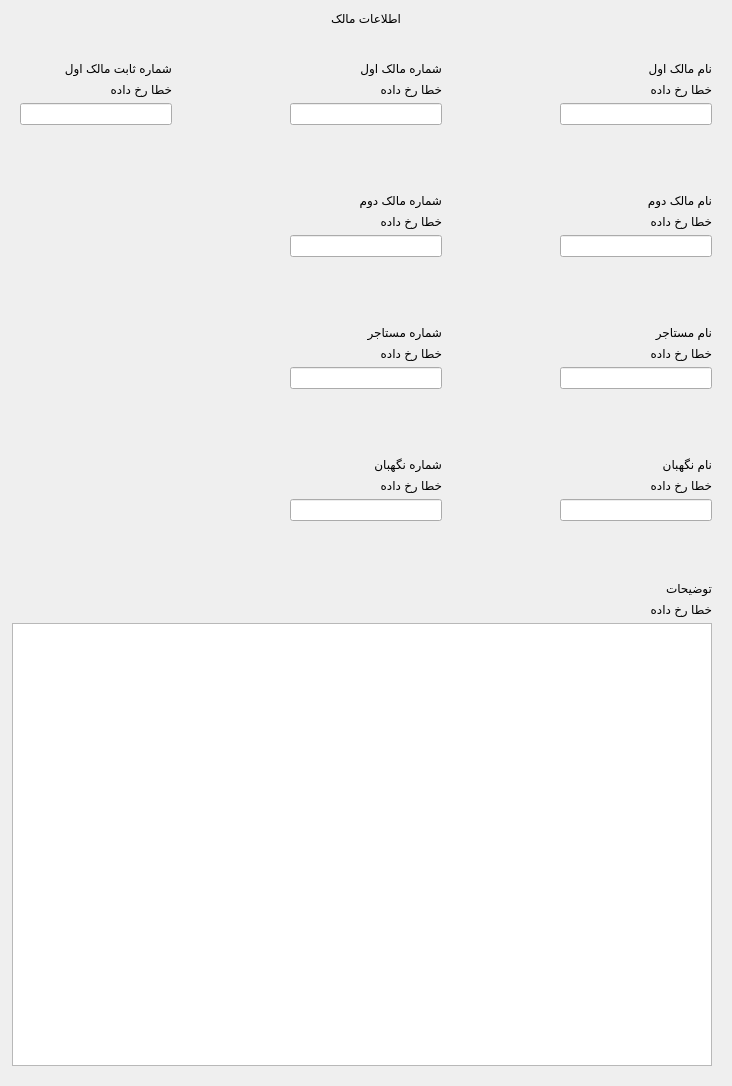
              <widget class="QWidget" name="scrollAreaWidgetContents_3">
               <property name="geometry">
                <rect>
                 <x>0</x>
                 <y>0</y>
                 <width>732</width>
                 <height>1086</height>
                </rect>
               </property>
               <layout class="QVBoxLayout" name="verticalLayout_20">
                <item alignment="Qt::AlignHCenter">
                 <widget class="QLabel" name="label_49">
                  <property name="maximumSize">
                   <size>
                    <width>16777215</width>
                    <height>40</height>
                   </size>
                  </property>
                  <property name="text">
                   <string>اطلاعات مالک</string>
                  </property>
                 </widget>
                </item>
                <item>
                 <layout class="QGridLayout" name="gridLayout_2">
                  <property name="topMargin">
                   <number>20</number>
                  </property>
                  <property name="bottomMargin">
                   <number>20</number>
                  </property>
                  <property name="horizontalSpacing">
                   <number>100</number>
                  </property>
                  <property name="verticalSpacing">
                   <number>50</number>
                  </property>
                  <item row="0" column="0">
                   <widget class="QFrame" name="verticalFrame_8">
                    <layout class="QVBoxLayout" name="owner1PhoneNumberFormFrame">
                     <item>
                      <widget class="QLabel" name="owner1PhoneNumberFormLbl">
                       <property name="text">
                        <string>شماره ثابت مالک اول</string>
                       </property>
                       <property name="styleClass" stdset="0">
                        <string>form-label</string>
                       </property>
                      </widget>
                     </item>
                     <item>
                      <widget class="QLabel" name="owner1PhoneNumberFormError">
                       <property name="text">
                        <string>خطا رخ داده</string>
                       </property>
                       <property name="styleClass" stdset="0">
                        <string>form-field-error</string>
                       </property>
                      </widget>
                     </item>
                     <item>
                      <widget class="QLineEdit" name="owner1PhoneNumberFormInpt"/>
                     </item>
                    </layout>
                   </widget>
                  </item>
                  <item row="1" column="1">
                   <widget class="QFrame" name="owner2MobileNumberFormFrame">
                    <layout class="QVBoxLayout" name="verticalLayout_64">
                     <item>
                      <widget class="QLabel" name="owner2MobileNumberFormLbl">
                       <property name="text">
                        <string>شماره مالک دوم</string>
                       </property>
                       <property name="styleClass" stdset="0">
                        <string>form-label</string>
                       </property>
                      </widget>
                     </item>
                     <item>
                      <widget class="QLabel" name="owner2MobileNumberFormError">
                       <property name="text">
                        <string>خطا رخ داده</string>
                       </property>
                       <property name="styleClass" stdset="0">
                        <string>form-field-error</string>
                       </property>
                      </widget>
                     </item>
                     <item>
                      <widget class="QLineEdit" name="owner2MobileNumberFormInpt"/>
                     </item>
                    </layout>
                   </widget>
                  </item>
                  <item row="1" column="2">
                   <widget class="QFrame" name="ownerName2FormFrame">
                    <layout class="QVBoxLayout" name="verticalLayout_63">
                     <item>
                      <widget class="QLabel" name="ownerName2FormLbl">
                       <property name="text">
                        <string>نام مالک دوم</string>
                       </property>
                       <property name="styleClass" stdset="0">
                        <string>form-label</string>
                       </property>
                      </widget>
                     </item>
                     <item>
                      <widget class="QLabel" name="ownerName2FormError">
                       <property name="text">
                        <string>خطا رخ داده</string>
                       </property>
                       <property name="styleClass" stdset="0">
                        <string>form-field-error</string>
                       </property>
                      </widget>
                     </item>
                     <item>
                      <widget class="QLineEdit" name="ownerName2FormInpt"/>
                     </item>
                    </layout>
                   </widget>
                  </item>
                  <item row="2" column="2">
                   <widget class="QFrame" name="verticalFrame_11">
                    <layout class="QVBoxLayout" name="tenantNameFormFrame">
                     <item>
                      <widget class="QLabel" name="tenantNameFormLbl">
                       <property name="text">
                        <string>نام مستاجر</string>
                       </property>
                       <property name="styleClass" stdset="0">
                        <string>form-label</string>
                       </property>
                      </widget>
                     </item>
                     <item>
                      <widget class="QLabel" name="tenantNameFormError">
                       <property name="text">
                        <string>خطا رخ داده</string>
                       </property>
                       <property name="styleClass" stdset="0">
                        <string>form-field-error</string>
                       </property>
                      </widget>
                     </item>
                     <item>
                      <widget class="QLineEdit" name="tenantNameFormInpt"/>
                     </item>
                    </layout>
                   </widget>
                  </item>
                  <item row="2" column="1">
                   <widget class="QFrame" name="verticalFrame_12">
                    <layout class="QVBoxLayout" name="tenantPhoneNumberFormFrame">
                     <item>
                      <widget class="QLabel" name="tenantPhoneNumberFormLbl">
                       <property name="text">
                        <string>شماره مستاجر</string>
                       </property>
                       <property name="styleClass" stdset="0">
                        <string>form-label</string>
                       </property>
                      </widget>
                     </item>
                     <item>
                      <widget class="QLabel" name="tenantPhoneNumberFormError">
                       <property name="text">
                        <string>خطا رخ داده</string>
                       </property>
                       <property name="styleClass" stdset="0">
                        <string>form-field-error</string>
                       </property>
                      </widget>
                     </item>
                     <item>
                      <widget class="QLineEdit" name="tenantPhoneNumberFormInpt"/>
                     </item>
                    </layout>
                   </widget>
                  </item>
                  <item row="3" column="2">
                   <widget class="QFrame" name="guardNameFormFrame">
                    <layout class="QVBoxLayout" name="verticalLayout_67">
                     <item>
                      <widget class="QLabel" name="guardNameFormLbl">
                       <property name="text">
                        <string>نام نگهبان</string>
                       </property>
                       <property name="styleClass" stdset="0">
                        <string>form-label</string>
                       </property>
                      </widget>
                     </item>
                     <item>
                      <widget class="QLabel" name="guardNameFormError">
                       <property name="text">
                        <string>خطا رخ داده</string>
                       </property>
                       <property name="styleClass" stdset="0">
                        <string>form-field-error</string>
                       </property>
                      </widget>
                     </item>
                     <item>
                      <widget class="QLineEdit" name="guardNameFormInpt"/>
                     </item>
                    </layout>
                   </widget>
                  </item>
                  <item row="3" column="1">
                   <widget class="QFrame" name="guardPhoneNumberFormFrame">
                    <layout class="QVBoxLayout" name="verticalLayout_68">
                     <item>
                      <widget class="QLabel" name="guardPhoneNumberFormLbl">
                       <property name="text">
                        <string>شماره نگهبان</string>
                       </property>
                       <property name="styleClass" stdset="0">
                        <string>form-label</string>
                       </property>
                      </widget>
                     </item>
                     <item>
                      <widget class="QLabel" name="guardPhoneNumberFormError">
                       <property name="text">
                        <string>خطا رخ داده</string>
                       </property>
                       <property name="styleClass" stdset="0">
                        <string>form-field-error</string>
                       </property>
                      </widget>
                     </item>
                     <item>
                      <widget class="QLineEdit" name="guardPhoneNumberFormInpt"/>
                     </item>
                    </layout>
                   </widget>
                  </item>
                  <item row="0" column="2">
                   <widget class="QFrame" name="ownerName1FormFrame">
                    <layout class="QVBoxLayout" name="verticalLayout_131">
                     <item>
                      <widget class="QLabel" name="ownerName1FormLbl">
                       <property name="text">
                        <string>نام مالک اول</string>
                       </property>
                       <property name="styleClass" stdset="0">
                        <string>form-label</string>
                       </property>
                      </widget>
                     </item>
                     <item>
                      <widget class="QLabel" name="ownerName1FormError">
                       <property name="text">
                        <string>خطا رخ داده</string>
                       </property>
                       <property name="styleClass" stdset="0">
                        <string>form-field-error</string>
                       </property>
                      </widget>
                     </item>
                     <item>
                      <widget class="QLineEdit" name="ownerName1FormInpt"/>
                     </item>
                    </layout>
                   </widget>
                  </item>
                  <item row="0" column="1">
                   <widget class="QFrame" name="owner1MobileNumberFormFrame">
                    <layout class="QVBoxLayout" name="verticalLayout_132">
                     <item>
                      <widget class="QLabel" name="owner1MobileNumberFormLbl">
                       <property name="text">
                        <string>شماره مالک اول</string>
                       </property>
                       <property name="styleClass" stdset="0">
                        <string>form-label</string>
                       </property>
                      </widget>
                     </item>
                     <item>
                      <widget class="QLabel" name="owner1MobileNumberFormError">
                       <property name="text">
                        <string>خطا رخ داده</string>
                       </property>
                       <property name="styleClass" stdset="0">
                        <string>form-field-error</string>
                       </property>
                      </widget>
                     </item>
                     <item>
                      <widget class="QLineEdit" name="owner1MobileNumberFormInpt"/>
                     </item>
                    </layout>
                   </widget>
                  </item>
                 </layout>
                </item>
                <item>
                 <widget class="QFrame" name="ownerDescriptionFormFrame">
                  <layout class="QVBoxLayout" name="cc">
                   <property name="leftMargin">
                    <number>1</number>
                   </property>
                   <property name="topMargin">
                    <number>25</number>
                   </property>
                   <item>
                    <widget class="QLabel" name="ownerDescriptionFormLbl">
                     <property name="text">
                      <string>توضیحات </string>
                     </property>
                     <property name="styleClass" stdset="0">
                      <string>form-label</string>
                     </property>
                    </widget>
                   </item>
                   <item>
                    <widget class="QLabel" name="ownerDescriptionFormError">
                     <property name="text">
                      <string>خطا رخ داده</string>
                     </property>
                     <property name="styleClass" stdset="0">
                      <string>form-field-error</string>
                     </property>
                    </widget>
                   </item>
                   <item>
                    <widget class="QTextEdit" name="ownerDescriptionFormInpt"/>
                   </item>
                  </layout>
                 </widget>
                </item>
               </layout>
              </widget>
